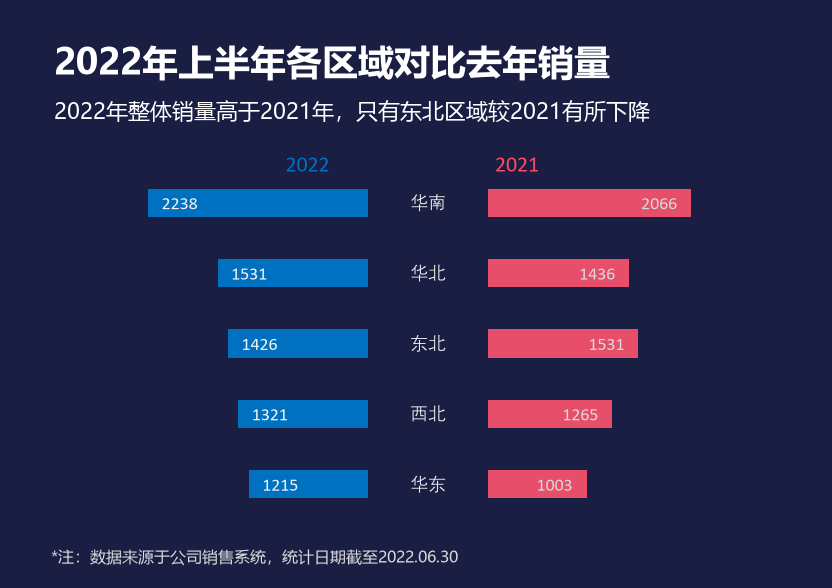

Recreate this plot in Python.
# -*- coding: utf-8 -*-
"""
图表复刻 6/15 —— 蝴蝶图（tornado chart）

复刻对象：`第二章 图表(前15).xlsx` 工作表「6 蝴蝶图」中的图表。

这其实是一张**横向堆积条形图**（barDir="bar" + grouping="stacked"），
靠两条"隐形占位系列"把可见的柱子推到左右两侧，做出"从中间向两侧生长"的效果：

    系列0  占位1     noFill（完全透明）  —— 把 2022 年柱推到右侧对齐
    系列1  2022年销量 0070C0（蓝）        —— 可见，左半边
    系列2  占位2     noFill（完全透明）  —— 中间那条"空白带"，类别名就写在这里
    系列3  2021年销量 E74E69（红）        —— 可见，右半边

关键机关（数据见 xl/charts/chart6.xml 的 numCache）：

  * 占位1 是镜像公式 =$D$3+$D$7-$D$3 ... 即 3453-$D_i（3453 = 2022 年最大值 2238
    + 最小值 1215）。于是 占位1+2022 = 3453 恒等，五根蓝柱的**右端全部对齐**在
    x=3453，左端参差不齐 —— 这就是"向左生长"的观感。
  * 占位2 五格恒为 1215，把 3453~4668 这段做成固定宽的空白，类别名（华南/华北/…）
    就是这一系列的数据标签（dLblPos="ctr"，标签内容取自 B3:B7 的类别名）。
  * 系列3 从 4668 起画，所以五根红柱**左端全部对齐**在 x=4668，右端参差不齐。

数据来源：
  '6 蝴蝶图'!$B$3:$B$7    类别  华东/西北/东北/华北/华南（图中从下往上排）
  '6 蝴蝶图'!$C$3:$C$7    占位1 2238/2132/2027/1922/1215
  '6 蝴蝶图'!$D$3:$D$7    2022年销量 1215/1321/1426/1531/2238
  '6 蝴蝶图'!$E$3:$E$7    占位2 恒 1215
  '6 蝴蝶图'!$F$3:$F$7    2021年销量 1003/1265/1531/1436/2066

样式规格全部取自该 xlsx 的图表 XML（xl/charts/chart6.xml、xl/drawings/drawing12.xml）：

    图表区背景      srgbClr 1A1E43
    绘图区          manualLayout x=0.034313725 y=0.284856169 w=0.946078431 h=0.598455761
    gapWidth=150    → 条宽 = 类别带宽 / 2.5（实测 70.38px 带宽 → 28.1px 条宽）
    overlap=100     → 同一类别内各系列首尾相接
    2022 系列       纯色 0070C0，标签 dLblPos="inBase"（贴在条子起点一侧，即左侧）
                    9pt，bg1 lumMod 95% = #F2F2F2
    2021 系列       纯色 E74E69，标签 dLblPos="inEnd"（贴在条子终点一侧，即右侧）
                    9pt，bg1 lumMod 85% = #D9D9D9
    占位2 的标签    dLblPos="ctr"，内容为类别名，9pt，#F2F2F2
    两条坐标轴      catAx 与 valAx 全部 delete="1" —— 无轴线、无刻度、无网格线
    数值轴范围      0~8000（轴被删除，但刻度仍是 Excel 自动取整的 8000；
                    由柱宽实测 10.18 值/px 反推得到）
    标题            微软雅黑 18pt 加粗，白色，单行
    副标题          微软雅黑 11pt，白色
    图例标题框      「2022」0070C0 /「2021」F94C66，微软雅黑 11pt，
                    是 userShapes 里的一个独立文本框（不是图表图例）
    脚注            微软雅黑 8pt，#D9D9D9

运行：python chart6_butterfly.py
输出：chart6_butterfly.png（832 x 588，与 Excel 导出图完全同尺寸）
"""

import os

import matplotlib
import matplotlib.pyplot as plt
import numpy as np
from matplotlib import font_manager

# --------------------------------------------------------------------------
# 常量
# --------------------------------------------------------------------------

DPI = 100
FIG_W_PX, FIG_H_PX = 832, 588

# 字号换算：Excel 图表按 2px/pt 导出，matplotlib dpi=100 时 1pt = 100/72 px
FONT_SCALE = 2 * 72 / DPI  # 1.44

BACKGROUND = "#1A1E43"
COLOR_2022 = "#0070C0"        # 系列1 填充
COLOR_2021 = "#E74E69"        # 系列3 填充
LABEL_COLOR_2022 = "#F2F2F2"  # bg1 lumMod 95%
LABEL_COLOR_2021 = "#D9D9D9"  # bg1 lumMod 85%
CATEGORY_COLOR = "#F2F2F2"
FOOTNOTE_COLOR = "#D9D9D9"
HEADER_2022_COLOR = "#0070C0"
HEADER_2021_COLOR = "#F94C66"

# 类别（barDir="bar" 时第一个类别在最下方，与参考图一致）
CATEGORIES = ["华东", "西北", "东北", "华北", "华南"]

PLACEHOLDER_1 = [2238, 2132, 2027, 1922, 1215]      # '6 蝴蝶图'!C3:C7，透明
SALES_2022 = [1215, 1321, 1426, 1531, 2238]         # '6 蝴蝶图'!D3:D7
PLACEHOLDER_2 = [1215, 1215, 1215, 1215, 1215]      # '6 蝴蝶图'!E3:E7，透明
SALES_2021 = [1003, 1265, 1531, 1436, 2066]         # '6 蝴蝶图'!F3:F7

# 堆积偏移：蓝柱左端 = 占位1，红柱左端 = 占位1+2022+占位2（恒为 4668）
LEFT_2022 = np.array(PLACEHOLDER_1, dtype=float)
LEFT_2021 = LEFT_2022 + np.array(SALES_2022, dtype=float) + np.array(PLACEHOLDER_2, dtype=float)
GAP_CENTER = float(LEFT_2022[0] + SALES_2022[0] + PLACEHOLDER_2[0] / 2.0)  # 4060.5

# 绘图区（取自 chart6.xml 的 manualLayout，layoutTarget="inner" / xMode=edge）
AXES_LEFT = 0.034313725490196081
AXES_TOP = 0.28485616938848751
AXES_WIDTH = 0.94607843137254899
AXES_HEIGHT = 0.59845576122345734

# 数值轴：轴被 delete="1"，范围是 Excel 自动取整的 0~8000
X_MAX = 8000.0
BAR_HEIGHT = 1.0 / (1.0 + 150.0 / 100.0)  # gapWidth=150%

# 标签内缩（实测：蓝柱文字左缘距柱左端 13.5px，红柱文字右缘距柱右端 14px）
LABEL_INSET_2022 = 13.5
LABEL_INSET_2021 = 14.0

# 文字基线相对条目中心的像素偏移（Excel 把数据标签在条目里垂直居中，
# 而 matplotlib 的 offset points 是 +y 向上，所以往下的偏移要写成负数）。
# 实测：参考图里「2238」墨迹在 198~208、「华南」墨迹在 194~210，条目中心
# 202.5。下面两个数是把复刻图的墨迹量到同一位置后定下来的。
DIGIT_BASELINE_DY = -6.5   # 9pt Calibri 数字
CJK_BASELINE_DY = -5.5     # 9pt 汉字（等线）

# 标题 / 副标题 / 年份标题 / 脚注（像素坐标，原点在左上角，用于 va="baseline"）
TITLE = "2022年上半年各区域对比去年销量"
SUBTITLE = "2022年整体销量高于2021年，只有东北区域较2021有所下降"
FOOTNOTE = "*注：数据来源于公司销售系统，统计日期截至2022.06.30"
HEADER_2022 = "2022"
HEADER_2021 = "2021"

TITLE_XY = (54.0, 74.5)
SUBTITLE_XY = (54.0, 119.0)
FOOTNOTE_XY = (51.0, 562.5)
HEADER_2022_XY = (307.5, 171.5)   # 文本框里用空格隔开，这里按实测拆成两个文本
HEADER_2021_XY = (517.0, 171.5)


def _pick_font(candidates, fallback="DejaVu Sans"):
    """返回第一个已安装的字体名。"""
    installed = {f.name for f in font_manager.fontManager.ttflist}
    for name in candidates:
        if name in installed:
            return name
    return fallback


UI_FONT = _pick_font(["Microsoft YaHei", "微软雅黑", "SimHei", "DengXian"])
AXIS_FONTS = [_pick_font(["Calibri"]),
              _pick_font(["DengXian", "等线", "SimSun", "Microsoft YaHei"])]

plt.rcParams["axes.unicode_minus"] = False


def main():
    figure = plt.figure(figsize=(FIG_W_PX / DPI, FIG_H_PX / DPI), dpi=DPI)
    figure.patch.set_facecolor(BACKGROUND)

    axis = figure.add_axes([AXES_LEFT,
                            1.0 - AXES_TOP - AXES_HEIGHT,
                            AXES_WIDTH,
                            AXES_HEIGHT])
    axis.set_facecolor(BACKGROUND)

    positions = np.arange(len(CATEGORIES), dtype=float)

    # ---- 系列0「占位1」与系列2「占位2」在 XML 里是 noFill，完全不可见，
    #      它们的作用只是把可见柱推到两侧，所以这里不画，只把偏移量算进去。
    axis.barh(positions, SALES_2022, height=BAR_HEIGHT, left=LEFT_2022,
              color=COLOR_2022, edgecolor="none", zorder=2)
    axis.barh(positions, SALES_2021, height=BAR_HEIGHT, left=LEFT_2021,
              color=COLOR_2021, edgecolor="none", zorder=2)

    # ---- 坐标轴：catAx 与 valAx 都是 delete="1"，整条隐藏 ----
    axis.set_xlim(0, X_MAX)
    axis.set_ylim(-0.5, len(CATEGORIES) - 0.5)
    axis.set_xticks([])
    axis.set_yticks([])
    axis.grid(False)
    for spine in axis.spines.values():
        spine.set_visible(False)

    px_per_value = AXES_WIDTH * FIG_W_PX / X_MAX
    dy_pt = 72.0 / DPI  # 1 像素 = 0.72pt

    # ---- 数据标签：2022 系列 dLblPos="inBase"（贴左端）----
    for index, position in enumerate(positions):
        x = LEFT_2022[index] + LABEL_INSET_2022 / px_per_value
        axis.annotate(str(SALES_2022[index]), xy=(x, position),
                      xytext=(0, DIGIT_BASELINE_DY * dy_pt),
                      textcoords="offset points",
                      ha="left", va="baseline", color=LABEL_COLOR_2022,
                      fontsize=9 * FONT_SCALE, fontfamily=AXIS_FONTS, zorder=5)

    # ---- 数据标签：2021 系列 dLblPos="inEnd"（贴右端）----
    for index, position in enumerate(positions):
        x = LEFT_2021[index] + SALES_2021[index] - LABEL_INSET_2021 / px_per_value
        axis.annotate(str(SALES_2021[index]), xy=(x, position),
                      xytext=(0, DIGIT_BASELINE_DY * dy_pt),
                      textcoords="offset points",
                      ha="right", va="baseline", color=LABEL_COLOR_2021,
                      fontsize=9 * FONT_SCALE, fontfamily=AXIS_FONTS, zorder=5)

    # ---- 类别名：其实是「占位2」系列的数据标签，dLblPos="ctr"，
    #      落在 3453~4668 这段空白带的正中央 ----
    for index, position in enumerate(positions):
        axis.annotate(CATEGORIES[index], xy=(GAP_CENTER, position),
                      xytext=(0, CJK_BASELINE_DY * dy_pt),
                      textcoords="offset points",
                      ha="center", va="baseline", color=CATEGORY_COLOR,
                      fontsize=9 * FONT_SCALE, fontfamily=AXIS_FONTS, zorder=5)

    # ---- 标题 / 副标题 / 年份标题 / 脚注 ----
    figure.text(TITLE_XY[0] / FIG_W_PX, 1.0 - TITLE_XY[1] / FIG_H_PX, TITLE,
                ha="left", va="baseline", color="white",
                fontsize=18 * FONT_SCALE, fontweight="bold", fontfamily=UI_FONT)
    figure.text(SUBTITLE_XY[0] / FIG_W_PX, 1.0 - SUBTITLE_XY[1] / FIG_H_PX, SUBTITLE,
                ha="left", va="baseline", color="white",
                fontsize=11 * FONT_SCALE, fontfamily=UI_FONT)
    figure.text(FOOTNOTE_XY[0] / FIG_W_PX, 1.0 - FOOTNOTE_XY[1] / FIG_H_PX, FOOTNOTE,
                ha="left", va="baseline", color=FOOTNOTE_COLOR,
                fontsize=8 * FONT_SCALE, fontfamily=UI_FONT)

    # 「2022 / 2021」来自 userShapes 里一个 11pt 的文本框（drawing12.xml）。该文本框的
    # 字号虽然是 11pt，但 Latin 字形没有显式指定，走的是主题的 +mn-lt（Calibri），
    # 所以要和坐标轴文字用同一套字体回退，不能用标题的微软雅黑——用雅黑数字会宽 ~17%。
    for (x_px, y_px), text, color in (
            (HEADER_2022_XY, HEADER_2022, HEADER_2022_COLOR),
            (HEADER_2021_XY, HEADER_2021, HEADER_2021_COLOR)):
        figure.text(x_px / FIG_W_PX, 1.0 - y_px / FIG_H_PX, text,
                    ha="center", va="baseline", color=color,
                    fontsize=11 * FONT_SCALE, fontfamily=AXIS_FONTS)

    output = os.path.join(os.path.dirname(os.path.abspath(__file__)),
                          "chart6_butterfly.png")
    figure.savefig(output, dpi=DPI, facecolor=BACKGROUND)
    print("saved:", output)
    return figure


if __name__ == "__main__":
    if matplotlib.get_backend().lower() == "agg":
        main()
    else:
        main()
        plt.show()
